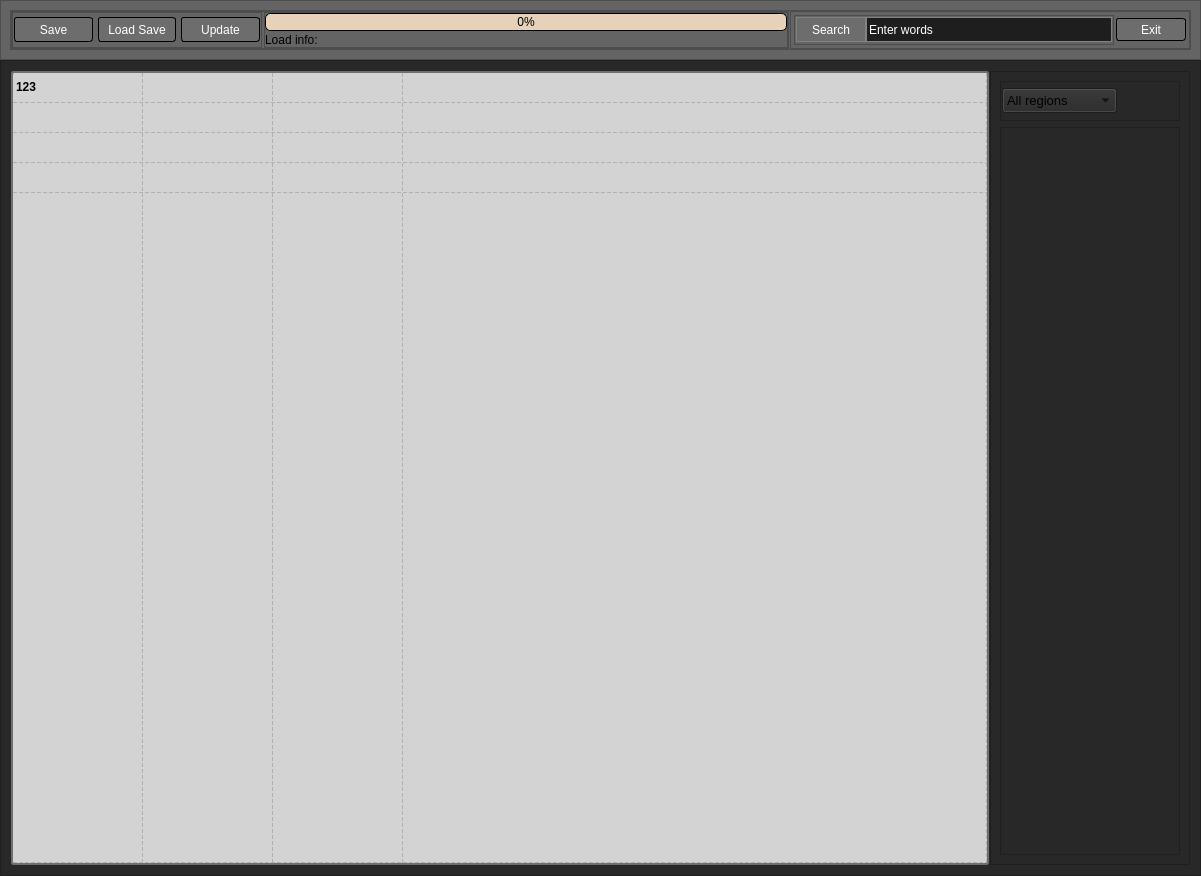
<?xml version="1.0" encoding="UTF-8"?>
<ui version="4.0">
 <class>Dialog</class>
 <widget class="QDialog" name="Dialog">
  <property name="geometry">
   <rect>
    <x>0</x>
    <y>0</y>
    <width>1201</width>
    <height>876</height>
   </rect>
  </property>
  <property name="minimumSize">
   <size>
    <width>800</width>
    <height>600</height>
   </size>
  </property>
  <property name="maximumSize">
   <size>
    <width>16777215</width>
    <height>16777215</height>
   </size>
  </property>
  <property name="windowTitle">
   <string>Dialog</string>
  </property>
  <layout class="QVBoxLayout" name="verticalLayout">
   <property name="spacing">
    <number>0</number>
   </property>
   <property name="leftMargin">
    <number>0</number>
   </property>
   <property name="topMargin">
    <number>0</number>
   </property>
   <property name="rightMargin">
    <number>0</number>
   </property>
   <property name="bottomMargin">
    <number>0</number>
   </property>
   <item>
    <widget class="QFrame" name="menu_up">
     <property name="minimumSize">
      <size>
       <width>720</width>
       <height>60</height>
      </size>
     </property>
     <property name="maximumSize">
      <size>
       <width>16777215</width>
       <height>60</height>
      </size>
     </property>
     <property name="styleSheet">
      <string notr="true">background-color: rgb(100, 100, 100);</string>
     </property>
     <property name="frameShape">
      <enum>QFrame::StyledPanel</enum>
     </property>
     <property name="frameShadow">
      <enum>QFrame::Raised</enum>
     </property>
     <layout class="QHBoxLayout" name="horizontalLayout_3">
      <property name="spacing">
       <number>0</number>
      </property>
      <item>
       <widget class="QFrame" name="frame_2">
        <property name="layoutDirection">
         <enum>Qt::RightToLeft</enum>
        </property>
        <property name="frameShape">
         <enum>QFrame::StyledPanel</enum>
        </property>
        <property name="frameShadow">
         <enum>QFrame::Raised</enum>
        </property>
        <layout class="QHBoxLayout" name="horizontalLayout_4">
         <property name="spacing">
          <number>1</number>
         </property>
         <property name="leftMargin">
          <number>0</number>
         </property>
         <property name="topMargin">
          <number>0</number>
         </property>
         <property name="rightMargin">
          <number>0</number>
         </property>
         <property name="bottomMargin">
          <number>0</number>
         </property>
         <item>
          <widget class="QFrame" name="frame_4">
           <property name="minimumSize">
            <size>
             <width>400</width>
             <height>0</height>
            </size>
           </property>
           <property name="maximumSize">
            <size>
             <width>400</width>
             <height>16777215</height>
            </size>
           </property>
           <property name="styleSheet">
            <string notr="true"/>
           </property>
           <property name="frameShape">
            <enum>QFrame::StyledPanel</enum>
           </property>
           <property name="frameShadow">
            <enum>QFrame::Raised</enum>
           </property>
           <layout class="QHBoxLayout" name="horizontalLayout_2">
            <property name="spacing">
             <number>2</number>
            </property>
            <property name="leftMargin">
             <number>3</number>
            </property>
            <property name="topMargin">
             <number>3</number>
            </property>
            <property name="rightMargin">
             <number>3</number>
            </property>
            <property name="bottomMargin">
             <number>3</number>
            </property>
            <item>
             <widget class="QPushButton" name="Button_Exit">
              <property name="minimumSize">
               <size>
                <width>70</width>
                <height>23</height>
               </size>
              </property>
              <property name="styleSheet">
               <string notr="true">QPushButton {
	border: 1px solid;
	background-color: rgb(109, 109, 109);
	border-radius: 3px;
	color: rgb(255, 255, 255);
}
QPushButton:hover {
	background-color: rgb(136, 136, 136);

}
QPushButton:pressed {	
	background-color: rgb(85, 170, 255);
}</string>
              </property>
              <property name="text">
               <string>Exit</string>
              </property>
             </widget>
            </item>
            <item>
             <widget class="QFrame" name="frame_5">
              <property name="frameShape">
               <enum>QFrame::StyledPanel</enum>
              </property>
              <property name="frameShadow">
               <enum>QFrame::Raised</enum>
              </property>
              <layout class="QHBoxLayout" name="horizontalLayout_6">
               <property name="spacing">
                <number>0</number>
               </property>
               <property name="leftMargin">
                <number>1</number>
               </property>
               <property name="topMargin">
                <number>1</number>
               </property>
               <property name="rightMargin">
                <number>1</number>
               </property>
               <property name="bottomMargin">
                <number>1</number>
               </property>
               <item>
                <widget class="QLineEdit" name="lineEdit_Search">
                 <property name="minimumSize">
                  <size>
                   <width>0</width>
                   <height>25</height>
                  </size>
                 </property>
                 <property name="styleSheet">
                  <string notr="true">QLineEdit {
	background-color: rgb(30,30,30);
	border-radius: 0px;
	border: 1px solid rgb(130, 130, 130);
	padding-left: 10px;
	color: rgb(255, 255, 255);
}
QLineEdit:hover {
	border: 2px solid rgb(64, 71, 88);
}
QLineEdit:focus {
	border: 2px solid rgb(91, 101, 124);
}</string>
                 </property>
                 <property name="text">
                  <string>Enter words</string>
                 </property>
                </widget>
               </item>
               <item>
                <widget class="QPushButton" name="Button_Search">
                 <property name="minimumSize">
                  <size>
                   <width>70</width>
                   <height>25</height>
                  </size>
                 </property>
                 <property name="maximumSize">
                  <size>
                   <width>70</width>
                   <height>16777215</height>
                  </size>
                 </property>
                 <property name="styleSheet">
                  <string notr="true">QPushButton {
	border: 1px solid;
	background-color: rgb(109, 109, 109);
	border-color:rgb(130, 130, 130);
	color: rgb(255, 255, 255);
}
QPushButton:hover {
	background-color: rgb(136, 136, 136);

}
QPushButton:pressed {	
	background-color: rgb(85, 170, 255);
}</string>
                 </property>
                 <property name="text">
                  <string>Search</string>
                 </property>
                </widget>
               </item>
              </layout>
             </widget>
            </item>
           </layout>
          </widget>
         </item>
         <item>
          <widget class="QFrame" name="frame_3">
           <property name="minimumSize">
            <size>
             <width>50</width>
             <height>0</height>
            </size>
           </property>
           <property name="frameShape">
            <enum>QFrame::StyledPanel</enum>
           </property>
           <property name="frameShadow">
            <enum>QFrame::Raised</enum>
           </property>
           <layout class="QHBoxLayout" name="horizontalLayout_7">
            <property name="spacing">
             <number>2</number>
            </property>
            <property name="leftMargin">
             <number>0</number>
            </property>
            <property name="topMargin">
             <number>0</number>
            </property>
            <property name="rightMargin">
             <number>0</number>
            </property>
            <property name="bottomMargin">
             <number>0</number>
            </property>
            <item>
             <widget class="QFrame" name="frame_6">
              <property name="frameShape">
               <enum>QFrame::StyledPanel</enum>
              </property>
              <property name="frameShadow">
               <enum>QFrame::Raised</enum>
              </property>
              <layout class="QVBoxLayout" name="verticalLayout_4">
               <property name="spacing">
                <number>2</number>
               </property>
               <property name="leftMargin">
                <number>0</number>
               </property>
               <property name="topMargin">
                <number>0</number>
               </property>
               <property name="rightMargin">
                <number>0</number>
               </property>
               <property name="bottomMargin">
                <number>0</number>
               </property>
               <item>
                <widget class="QProgressBar" name="progressBar">
                 <property name="styleSheet">
                  <string notr="true">QProgressBar{	
	border: 1px solid;
	background-color: rgb(230, 210, 185);
	border-radius: 5px;
	color: rgb(0,0,0);
}

QProgressBar:chunk{
	border-radius: 5px;	
	background-color: qlineargradient(spread:pad, x1:0, y1:0, x2:1, y2:0, stop:0.295455 rgba(0, 21, 93, 250), stop:0.971751 rgba(205, 25, 89, 248));
}</string>
                 </property>
                 <property name="value">
                  <number>0</number>
                 </property>
                 <property name="alignment">
                  <set>Qt::AlignCenter</set>
                 </property>
                 <property name="textVisible">
                  <bool>true</bool>
                 </property>
                 <property name="invertedAppearance">
                  <bool>true</bool>
                 </property>
                </widget>
               </item>
               <item>
                <widget class="QLabel" name="Load_info">
                 <property name="text">
                  <string>Load info:</string>
                 </property>
                </widget>
               </item>
              </layout>
             </widget>
            </item>
            <item>
             <widget class="QFrame" name="frame">
              <property name="minimumSize">
               <size>
                <width>250</width>
                <height>0</height>
               </size>
              </property>
              <property name="maximumSize">
               <size>
                <width>250</width>
                <height>16777215</height>
               </size>
              </property>
              <property name="frameShape">
               <enum>QFrame::StyledPanel</enum>
              </property>
              <property name="frameShadow">
               <enum>QFrame::Raised</enum>
              </property>
              <layout class="QHBoxLayout" name="horizontalLayout_8">
               <property name="spacing">
                <number>5</number>
               </property>
               <property name="leftMargin">
                <number>1</number>
               </property>
               <property name="topMargin">
                <number>1</number>
               </property>
               <property name="rightMargin">
                <number>1</number>
               </property>
               <property name="bottomMargin">
                <number>1</number>
               </property>
               <item>
                <widget class="QPushButton" name="Button_Reset">
                 <property name="minimumSize">
                  <size>
                   <width>0</width>
                   <height>25</height>
                  </size>
                 </property>
                 <property name="layoutDirection">
                  <enum>Qt::LeftToRight</enum>
                 </property>
                 <property name="styleSheet">
                  <string notr="true">QPushButton {
	border: 1px solid;
	background-color: rgb(109, 109, 109);
	border-radius: 3px;
	color: rgb(255, 255, 255);
}
QPushButton:hover {
	background-color: rgb(136, 136, 136);

}
QPushButton:pressed {	
	background-color: rgb(85, 170, 255);
}</string>
                 </property>
                 <property name="text">
                  <string>Update</string>
                 </property>
                 <property name="icon">
                  <iconset>
                   <normaloff>images/icons/cil-reload.png</normaloff>images/icons/cil-reload.png</iconset>
                 </property>
                 <property name="checkable">
                  <bool>false</bool>
                 </property>
                </widget>
               </item>
               <item>
                <widget class="QPushButton" name="Button_Load_Save">
                 <property name="minimumSize">
                  <size>
                   <width>0</width>
                   <height>25</height>
                  </size>
                 </property>
                 <property name="styleSheet">
                  <string notr="true">QPushButton {
	border: 1px solid;
	background-color: rgb(109, 109, 109);
	border-radius: 3px;
	color: rgb(255, 255, 255);
}
QPushButton:hover {
	background-color: rgb(136, 136, 136);

}
QPushButton:pressed {	
	background-color: rgb(85, 170, 255);
}</string>
                 </property>
                 <property name="text">
                  <string>Load Save</string>
                 </property>
                </widget>
               </item>
               <item>
                <widget class="QPushButton" name="Button_Save_Check">
                 <property name="minimumSize">
                  <size>
                   <width>0</width>
                   <height>25</height>
                  </size>
                 </property>
                 <property name="font">
                  <font>
                   <weight>50</weight>
                   <bold>false</bold>
                   <underline>false</underline>
                  </font>
                 </property>
                 <property name="layoutDirection">
                  <enum>Qt::LeftToRight</enum>
                 </property>
                 <property name="autoFillBackground">
                  <bool>false</bool>
                 </property>
                 <property name="styleSheet">
                  <string notr="true">QPushButton {
	border: 1px solid;
	background-color: rgb(109, 109, 109);
	border-radius: 3px;
	color: rgb(255, 255, 255);
}
QPushButton:hover {
	background-color: rgb(136, 136, 136);

}
QPushButton:pressed {	
	background-color: rgb(85, 170, 255);
}</string>
                 </property>
                 <property name="text">
                  <string>Save</string>
                 </property>
                 <property name="icon">
                  <iconset>
                   <normaloff>images/icons/cil-save.png</normaloff>images/icons/cil-save.png</iconset>
                 </property>
                 <property name="autoExclusive">
                  <bool>false</bool>
                 </property>
                 <property name="default">
                  <bool>false</bool>
                 </property>
                 <property name="flat">
                  <bool>false</bool>
                 </property>
                </widget>
               </item>
              </layout>
             </widget>
            </item>
           </layout>
          </widget>
         </item>
        </layout>
       </widget>
      </item>
     </layout>
    </widget>
   </item>
   <item>
    <widget class="QFrame" name="menu_down">
     <property name="maximumSize">
      <size>
       <width>16777215</width>
       <height>16777215</height>
      </size>
     </property>
     <property name="styleSheet">
      <string notr="true">background-color: rgb(40, 40, 40);</string>
     </property>
     <property name="frameShape">
      <enum>QFrame::StyledPanel</enum>
     </property>
     <property name="frameShadow">
      <enum>QFrame::Raised</enum>
     </property>
     <layout class="QVBoxLayout" name="verticalLayout_3">
      <item>
       <widget class="QStackedWidget" name="stackedWidget">
        <property name="currentIndex">
         <number>0</number>
        </property>
        <widget class="QWidget" name="page_1_All">
         <layout class="QHBoxLayout" name="horizontalLayout_5">
          <property name="spacing">
           <number>1</number>
          </property>
          <property name="leftMargin">
           <number>1</number>
          </property>
          <property name="topMargin">
           <number>1</number>
          </property>
          <property name="rightMargin">
           <number>1</number>
          </property>
          <property name="bottomMargin">
           <number>1</number>
          </property>
          <item>
           <widget class="QTableWidget" name="table_for_cards">
            <property name="focusPolicy">
             <enum>Qt::StrongFocus</enum>
            </property>
            <property name="styleSheet">
             <string notr="true">QTableWidget{
	border: 2px solid;
	border-color: rgb(111,111,111);
	background-color: rgb(211, 211, 211);
	border-radius: 3px;
	color: rgb(0, 0, 0);
}</string>
            </property>
            <property name="frameShape">
             <enum>QFrame::Box</enum>
            </property>
            <property name="autoScroll">
             <bool>false</bool>
            </property>
            <property name="editTriggers">
             <set>QAbstractItemView::AnyKeyPressed|QAbstractItemView::DoubleClicked|QAbstractItemView::EditKeyPressed</set>
            </property>
            <property name="showGrid">
             <bool>true</bool>
            </property>
            <property name="gridStyle">
             <enum>Qt::DashLine</enum>
            </property>
            <property name="sortingEnabled">
             <bool>true</bool>
            </property>
            <property name="rowCount">
             <number>5</number>
            </property>
            <property name="columnCount">
             <number>4</number>
            </property>
            <attribute name="horizontalHeaderVisible">
             <bool>false</bool>
            </attribute>
            <attribute name="horizontalHeaderCascadingSectionResizes">
             <bool>false</bool>
            </attribute>
            <attribute name="horizontalHeaderDefaultSectionSize">
             <number>130</number>
            </attribute>
            <attribute name="horizontalHeaderHighlightSections">
             <bool>false</bool>
            </attribute>
            <attribute name="horizontalHeaderStretchLastSection">
             <bool>true</bool>
            </attribute>
            <attribute name="verticalHeaderVisible">
             <bool>false</bool>
            </attribute>
            <attribute name="verticalHeaderHighlightSections">
             <bool>false</bool>
            </attribute>
            <attribute name="verticalHeaderStretchLastSection">
             <bool>true</bool>
            </attribute>
            <row/>
            <row/>
            <row/>
            <row/>
            <row/>
            <column/>
            <column/>
            <column/>
            <column/>
            <item row="0" column="0">
             <property name="text">
              <string>123</string>
             </property>
             <property name="font">
              <font>
               <pointsize>9</pointsize>
               <weight>75</weight>
               <bold>true</bold>
              </font>
             </property>
            </item>
           </widget>
          </item>
          <item>
           <widget class="QFrame" name="menu_right">
            <property name="minimumSize">
             <size>
              <width>200</width>
              <height>0</height>
             </size>
            </property>
            <property name="maximumSize">
             <size>
              <width>120</width>
              <height>16777215</height>
             </size>
            </property>
            <property name="styleSheet">
             <string notr="true"/>
            </property>
            <property name="frameShape">
             <enum>QFrame::StyledPanel</enum>
            </property>
            <property name="frameShadow">
             <enum>QFrame::Raised</enum>
            </property>
            <layout class="QVBoxLayout" name="verticalLayout_5">
             <item>
              <widget class="QFrame" name="frame_7">
               <property name="minimumSize">
                <size>
                 <width>110</width>
                 <height>40</height>
                </size>
               </property>
               <property name="maximumSize">
                <size>
                 <width>16777215</width>
                 <height>40</height>
                </size>
               </property>
               <property name="frameShape">
                <enum>QFrame::StyledPanel</enum>
               </property>
               <property name="frameShadow">
                <enum>QFrame::Raised</enum>
               </property>
               <layout class="QVBoxLayout" name="verticalLayout_2">
                <property name="leftMargin">
                 <number>1</number>
                </property>
                <property name="topMargin">
                 <number>1</number>
                </property>
                <property name="rightMargin">
                 <number>1</number>
                </property>
                <property name="bottomMargin">
                 <number>1</number>
                </property>
                <item>
                 <widget class="QComboBox" name="Regions_Box">
                  <property name="minimumSize">
                   <size>
                    <width>115</width>
                    <height>25</height>
                   </size>
                  </property>
                  <property name="maximumSize">
                   <size>
                    <width>115</width>
                    <height>25</height>
                   </size>
                  </property>
                  <property name="font">
                   <font>
                    <pointsize>10</pointsize>
                    <italic>false</italic>
                    <underline>false</underline>
                    <strikeout>false</strikeout>
                   </font>
                  </property>
                  <property name="styleSheet">
                   <string notr="true">color: rgb(255, 255, 255);
QComboBox {
	border: 1px solid;
	background-color: rgb(109, 109, 109);
	color: rgb(255, 255, 255);
}
QComboBox:hover {
	background-color: rgb(133, 133, 133);
	color: rgb(255, 255, 255);
}
QComboBox:pressed {	
	background-color: rgb(133, 133, 133);
	color: rgb(255, 255, 255);
}</string>
                  </property>
                  <item>
                   <property name="text">
                    <string>All regions</string>
                   </property>
                  </item>
                  <item>
                   <property name="text">
                    <string>Moscow</string>
                   </property>
                  </item>
                  <item>
                   <property name="text">
                    <string>Moscow region</string>
                   </property>
                  </item>
                 </widget>
                </item>
               </layout>
              </widget>
             </item>
             <item>
              <widget class="QFrame" name="Web_sites">
               <property name="minimumSize">
                <size>
                 <width>0</width>
                 <height>0</height>
                </size>
               </property>
               <property name="frameShape">
                <enum>QFrame::StyledPanel</enum>
               </property>
               <property name="frameShadow">
                <enum>QFrame::Raised</enum>
               </property>
               <layout class="QVBoxLayout" name="verticalLayout_6">
                <property name="spacing">
                 <number>1</number>
                </property>
                <property name="leftMargin">
                 <number>0</number>
                </property>
                <property name="topMargin">
                 <number>0</number>
                </property>
                <property name="rightMargin">
                 <number>0</number>
                </property>
                <property name="bottomMargin">
                 <number>0</number>
                </property>
               </layout>
              </widget>
             </item>
            </layout>
           </widget>
          </item>
         </layout>
        </widget>
        <widget class="QWidget" name="page_2"/>
       </widget>
      </item>
     </layout>
    </widget>
   </item>
  </layout>
 </widget>
 <resources/>
 <connections/>
</ui>
